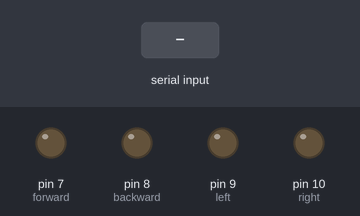
A sketch run on a simulated Arduino Uno, built with avr-gcc and run on an emulated ATmega328P. Shown: output pins drawn as LEDs (lit = HIGH). The test bench sets the inputs (shaded band).

Above: at 1.2 s.
1.3 s: byte 70 (FORWARD) received over Serial
At 2.5 s:
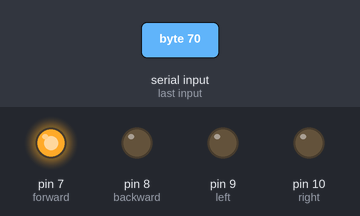
2.8 s: byte 66 (BACKWARD) received over Serial
At 3.7 s:
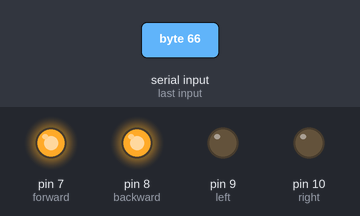
4.3 s: byte 76 (LEFT) received over Serial
At 4.8 s:
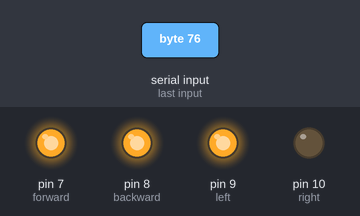
5.8 s: byte 82 (RIGHT) received over Serial
At 7.0 s:
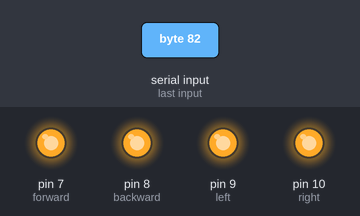
7.3 s: "1" received over Serial
At 8.3 s:
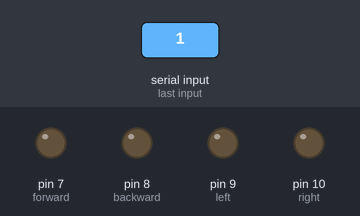
8.8 s: byte 66 (BACKWARD) received over Serial
At 9.4 s:
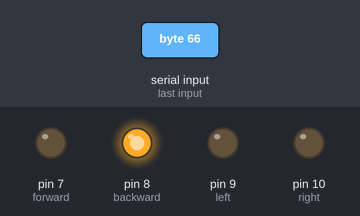
Timing chart, 0 to 11.3 s (numbered marks = the images above; inputs shaded):
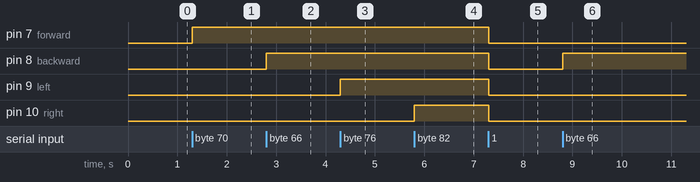

Measured:
- after the input at 1.3 s, pin 7 (forward): LOW → HIGH at once
- after the input at 2.8 s, pin 8 (backward): LOW → HIGH at once
- after the input at 4.3 s, pin 9 (left): LOW → HIGH at once
- after the input at 5.8 s, pin 10 (right): LOW → HIGH at once
- after the input at 7.3 s, pin 7 (forward), pin 8 (backward), pin 9 (left), pin 10 (right): HIGH → LOW at once
- after the input at 8.8 s, pin 8 (backward): LOW → HIGH at once

The sketch:

BluetoothModule.ino
```cpp
#define FORWARD 'F'
#define BACKWARD 'B'
#define LEFT 'L'
#define RIGHT 'R'
#define CIRCLE 'C'
#define CROSS 'X'
#define TRIANGLE 'T'
#define SQUARE 'S'
#define START 'A'
#define PAUSE 'P'


int forward = 7;
int backward = 8;
int left = 9;
int right = 10;


void setup() {
  Serial.begin(9600);  // Set the baud rate for serial communication
  // Initialize any other necessary setup code here

  pinMode(forward, OUTPUT);
  pinMode(backward, OUTPUT);
  pinMode(left, OUTPUT);
  pinMode(right, OUTPUT);

}

void loop() {
  if (Serial.available()) {
    char command = Serial.read();
    executeCommand(command);
  }
  // Continue with other tasks in your main loop
}

void executeCommand(char command) {
  switch (command) {
    case FORWARD:
      digitalWrite(forward, HIGH);
      delay(50);
      break;
    case BACKWARD:
      // Perform action for moving backward
      digitalWrite(backward, HIGH);
      delay(50);
      break;
    case LEFT:
      // Perform action for turning left
      digitalWrite(left, HIGH);
      delay(50);
      break;
    case RIGHT:
      // Perform action for turning right
      digitalWrite(right, HIGH);
      delay(50);
      break;
    case CIRCLE:
      // Perform action for circle
      break;
    case CROSS:
      // Perform action for immediate stop or crossing
      break;
    case TRIANGLE:
      // Perform action for toggling a state (e.g., LED on/off)
      break;
    case SQUARE:
      // Perform action for retrieving and sending status information
      break;
    case START:
      // Perform action for starting a process or operation
      break;
    case PAUSE:
      // Perform action for pausing a process or operation
      break;
    default:
      digitalWrite(forward, LOW);
      digitalWrite(backward, LOW);
      digitalWrite(left, LOW);
      digitalWrite(right, LOW);
      break;
  }


}
```
